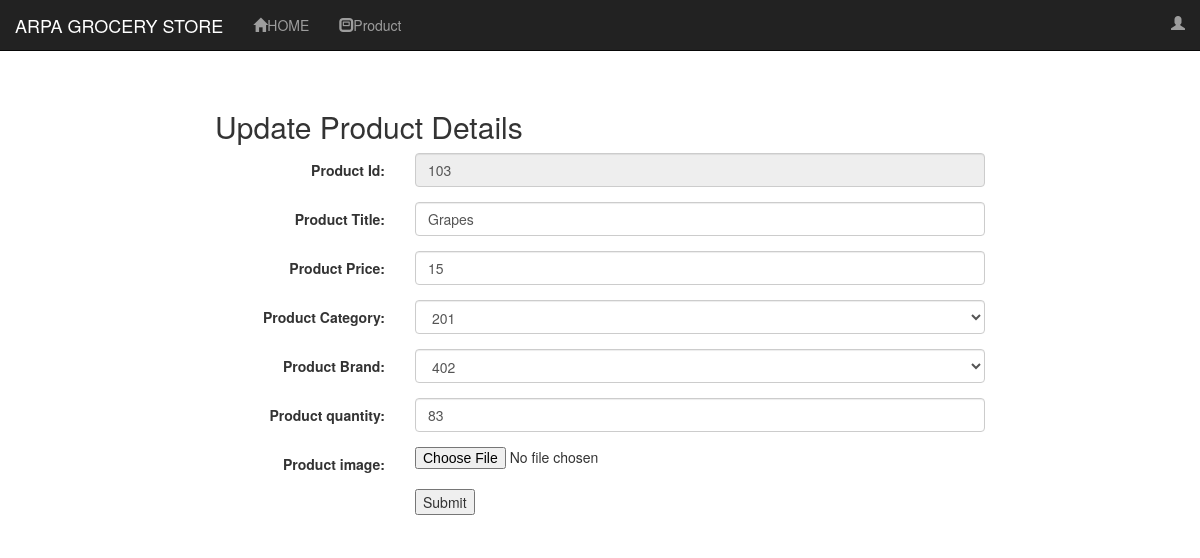
The app's page /edit.php?id=103 with its own data.
### tables this page shows
CREATE TABLE IF NOT EXISTS `products` (
  `product_id` int(100) NOT NULL,
  `product_cat` int(100) NOT NULL,
  `product_title` varchar(100) NOT NULL,
  `product_price` varchar(100) NOT NULL,
  `product_img` text NOT NULL,
  `product_keywords` varchar(200) NOT NULL,
  `product_brand` int(200) NOT NULL,
  `product_quantity` varchar(200) NOT NULL,
  `product_flag` tinyint(1) NOT NULL DEFAULT '1'
);

CREATE TABLE IF NOT EXISTS `categories` (
  `cat_id` int(200) NOT NULL,
  `cat_title` text NOT NULL,
  `category_description` text NOT NULL
);

CREATE TABLE IF NOT EXISTS `brands` (
  `brand_id` int(200) NOT NULL,
  `brand_title` text NOT NULL,
  `brand_description` text NOT NULL
);

### edit.php (the view, shortened to what this page needs)
<DOCTYPE html>
<html>
<head>
<link rel="stylesheet" href="css/bootstrap.min.css">
</head>
<body>
<div class="navbar navbar-inverse navbar-fixed-top">
<div class="container-fluid">
<div class="navbar-header">
<a href="#" class="navbar-brand">ARPA GROCERY STORE</a>
</div>
<ul class="nav navbar-nav">
<li><a href="adminfinal.php"><span class="glyphicon glyphicon-home"></span>HOME</a></li>
<li><a href="adminfinal.php"><span class="glyphicon glyphicon-modal-window"></span>Product</a></li>
</ul>
<ul class="nav navbar-nav navbar-right">
<li><a href="#" class="dropdown-toggle" data-toggle="dropdown"><span class="glyphicon glyphicon-user"></span><?php echo $_SESSION['name']; ?></a>
</li>
</ul>
</div>
</div>
<p><br/></p>
<p><br/></p>
<p><br/></p>
<?php
$id=$_GET['id'];
$conn=mysqli_connect("localhost","root","root","grocery1");
	 if(!conn)
      {
         echo "Failed to connect".mysqli_connect_err();
      }
     else
      {
        $title="";
        $price="";
        $query="SELECT products.product_title,products.product_price,brands.brand_title,products.product_quantity,categories.cat_title,categories.cat_id,brands.brand_id FROM products INNER JOIN (brands,categories) ON brands.brand_id=products.product_brand AND categories.cat_id=products.product_cat WHERE products.product_id='$id'";
        $result=mysqli_query($conn,$query);
        if(mysqli_num_rows($result)!=0)
        {
             while($row=mysqli_fetch_array($result))
	     {
                $title=$row['product_title'];
                $price=$row['product_price'];
                $categoryid=$row['cat_id'];
                $brandid=$row['brand_id'];
			    $quantity=$row['product_quantity'];
             }
        }
        else
        {
          $productlist="No items are available";
        }
      }
?>
<div class="container-fluid text-center">
  <div class="row content">
    <div class="col-sm-2 sidenav">
    </div>
    <div class="col-sm-8 text-left">
	<h2> Update Product Details</h2>
     <form action="update.php" method="post" class="form-horizontal" enctype="multipart/form-data">
      <div class="form-group">
      <label class="control-label col-sm-3" for="id">Product Id:</label>
      <div class="col-sm-9">
        <input type="text" class="form-control" name="id" value="<?php echo $id; ?>" readonly="readonly">
      </div>
	  </div>
	  <div class="form-group">
      <label class="control-label col-sm-3" for="title">Product Title:</label>
      <div class="col-sm-9">
      <input type="text" class="form-control" id="title" name="title" value="<?php echo $title; ?>">
      </div>
	  </div>
	  <div class="form-group">
      <label class="control-label col-sm-3" for="price">Product Price:</label>
      <div class="col-sm-9">
      <input type="text" class="form-control" id="price" name="price" value="<?php echo $price; ?>">
      </div>
	  </div>
	  <div class="form-group">
      <label class="control-label col-sm-3" for="price">Product Category:</label>
      <div class="col-sm-9">
      <select class="form-control" name="category" id="product_category_id">
	  <option><? echo $categoryid ?></option>
     </select>
      </div>
	  </div>
	  <div class="form-group">
      <label class="control-label col-sm-3" for="price">Product Brand:</label>
      <div class="col-sm-9">
      <select class="form-control" name="brand" id="brand">
	  <option><? echo $brandid ?></option>
    </select>
    </div>
	</div>
	  <div class="form-group">
      <label class="control-label col-sm-3" for="quantity">Product quantity:</label>
      <div class="col-sm-9">
        <input type="text" class="form-control" name="quantity" id="quantity" value="<?php echo $quantity; ?>">
      </div>
	  </div>
	  <div class="form-group">
      <label class="control-label col-sm-3" for="image">Product image:</label>
      <div class="col-sm-9">
        <input type="file" name="fileToUpload" id="fileToUpload">
      </div>
	  </div>
	  <div class="form-group">
      <div class="col-sm-offset-3 col-sm-9">
        <input type="Submit" value="Submit">
      </div>
    </div>
</form>
</div>
    <div class="col-sm-2 sidenav">
    </div>
  </div>
</div>
</body>
</html>

### records on screen
products: title "Grapes", price "15", category "201", brand "402", quantity "83"
